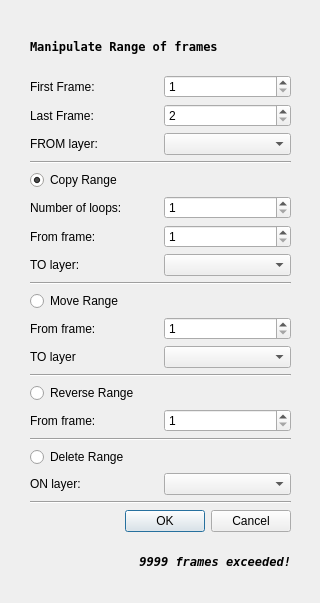
<?xml version="1.0" encoding="UTF-8"?>
<ui version="4.0">
 <class>CopyMultiplekeyframesDialog</class>
 <widget class="QDialog" name="CopyMultiplekeyframesDialog">
  <property name="geometry">
   <rect>
    <x>0</x>
    <y>0</y>
    <width>320</width>
    <height>603</height>
   </rect>
  </property>
  <property name="windowTitle">
   <string>Dialog</string>
  </property>
  <widget class="QWidget" name="">
   <property name="geometry">
    <rect>
     <x>30</x>
     <y>23</y>
     <width>261</width>
     <height>561</height>
    </rect>
   </property>
   <layout class="QVBoxLayout" name="verticalLayout_5">
    <item>
     <widget class="QLabel" name="labHeader">
      <property name="font">
       <font>
        <family>DejaVu Sans Mono</family>
        <weight>75</weight>
        <bold>true</bold>
       </font>
      </property>
      <property name="text">
       <string>Manipulate Range of frames</string>
      </property>
     </widget>
    </item>
    <item>
     <layout class="QGridLayout" name="gridLayout_3">
      <item row="1" column="1">
       <widget class="QSpinBox" name="sBoxLastFrame">
        <property name="minimum">
         <number>2</number>
        </property>
        <property name="maximum">
         <number>9999</number>
        </property>
       </widget>
      </item>
      <item row="1" column="0">
       <widget class="QLabel" name="labRangeEnd">
        <property name="text">
         <string>Last Frame:</string>
        </property>
       </widget>
      </item>
      <item row="0" column="0">
       <widget class="QLabel" name="labRangeStart">
        <property name="text">
         <string>First Frame:</string>
        </property>
       </widget>
      </item>
      <item row="0" column="1">
       <widget class="QSpinBox" name="sBoxFirstFrame">
        <property name="minimum">
         <number>1</number>
        </property>
        <property name="maximum">
         <number>9999</number>
        </property>
       </widget>
      </item>
      <item row="2" column="1">
       <widget class="QComboBox" name="cBoxFromLayer"/>
      </item>
      <item row="2" column="0">
       <widget class="QLabel" name="labFromLayer">
        <property name="text">
         <string>FROM layer:</string>
        </property>
       </widget>
      </item>
     </layout>
    </item>
    <item>
     <widget class="Line" name="line_1">
      <property name="orientation">
       <enum>Qt::Horizontal</enum>
      </property>
     </widget>
    </item>
    <item>
     <layout class="QVBoxLayout" name="verticalLayout_2">
      <item>
       <widget class="QRadioButton" name="rBtnCopy">
        <property name="palette">
         <palette>
          <active>
           <colorrole role="WindowText">
            <brush brushstyle="SolidPattern">
             <color alpha="255">
              <red>0</red>
              <green>0</green>
              <blue>0</blue>
             </color>
            </brush>
           </colorrole>
           <colorrole role="Text">
            <brush brushstyle="SolidPattern">
             <color alpha="255">
              <red>0</red>
              <green>0</green>
              <blue>0</blue>
             </color>
            </brush>
           </colorrole>
           <colorrole role="ButtonText">
            <brush brushstyle="SolidPattern">
             <color alpha="255">
              <red>0</red>
              <green>0</green>
              <blue>0</blue>
             </color>
            </brush>
           </colorrole>
           <colorrole role="Window">
            <brush brushstyle="SolidPattern">
             <color alpha="255">
              <red>239</red>
              <green>235</green>
              <blue>231</blue>
             </color>
            </brush>
           </colorrole>
          </active>
          <inactive>
           <colorrole role="WindowText">
            <brush brushstyle="SolidPattern">
             <color alpha="255">
              <red>0</red>
              <green>0</green>
              <blue>0</blue>
             </color>
            </brush>
           </colorrole>
           <colorrole role="Text">
            <brush brushstyle="SolidPattern">
             <color alpha="255">
              <red>0</red>
              <green>0</green>
              <blue>0</blue>
             </color>
            </brush>
           </colorrole>
           <colorrole role="ButtonText">
            <brush brushstyle="SolidPattern">
             <color alpha="255">
              <red>0</red>
              <green>0</green>
              <blue>0</blue>
             </color>
            </brush>
           </colorrole>
           <colorrole role="Window">
            <brush brushstyle="SolidPattern">
             <color alpha="255">
              <red>239</red>
              <green>235</green>
              <blue>231</blue>
             </color>
            </brush>
           </colorrole>
          </inactive>
          <disabled>
           <colorrole role="WindowText">
            <brush brushstyle="SolidPattern">
             <color alpha="255">
              <red>190</red>
              <green>190</green>
              <blue>190</blue>
             </color>
            </brush>
           </colorrole>
           <colorrole role="Text">
            <brush brushstyle="SolidPattern">
             <color alpha="255">
              <red>190</red>
              <green>190</green>
              <blue>190</blue>
             </color>
            </brush>
           </colorrole>
           <colorrole role="ButtonText">
            <brush brushstyle="SolidPattern">
             <color alpha="255">
              <red>190</red>
              <green>190</green>
              <blue>190</blue>
             </color>
            </brush>
           </colorrole>
           <colorrole role="Window">
            <brush brushstyle="SolidPattern">
             <color alpha="255">
              <red>239</red>
              <green>235</green>
              <blue>231</blue>
             </color>
            </brush>
           </colorrole>
          </disabled>
         </palette>
        </property>
        <property name="text">
         <string>Copy Range</string>
        </property>
        <property name="checked">
         <bool>true</bool>
        </property>
       </widget>
      </item>
      <item>
       <layout class="QGridLayout" name="gridLayout">
        <item row="0" column="1">
         <widget class="QSpinBox" name="sBoxNumLoops">
          <property name="minimum">
           <number>1</number>
          </property>
          <property name="maximum">
           <number>4999</number>
          </property>
         </widget>
        </item>
        <item row="1" column="1">
         <widget class="QSpinBox" name="sBoxStartFrame">
          <property name="minimum">
           <number>1</number>
          </property>
          <property name="maximum">
           <number>9999</number>
          </property>
         </widget>
        </item>
        <item row="1" column="0">
         <widget class="QLabel" name="labCopyFromFrame">
          <property name="text">
           <string>From frame:</string>
          </property>
         </widget>
        </item>
        <item row="0" column="0">
         <widget class="QLabel" name="labNumLoops">
          <property name="text">
           <string>Number of loops:</string>
          </property>
         </widget>
        </item>
        <item row="2" column="1">
         <widget class="QComboBox" name="cBoxCopyToLayer"/>
        </item>
        <item row="2" column="0">
         <widget class="QLabel" name="labCopyToLayer">
          <property name="text">
           <string>TO layer:</string>
          </property>
         </widget>
        </item>
       </layout>
      </item>
     </layout>
    </item>
    <item>
     <widget class="Line" name="line_2">
      <property name="orientation">
       <enum>Qt::Horizontal</enum>
      </property>
     </widget>
    </item>
    <item>
     <layout class="QVBoxLayout" name="verticalLayout_3">
      <item>
       <widget class="QRadioButton" name="rBtnMove">
        <property name="text">
         <string>Move Range</string>
        </property>
       </widget>
      </item>
      <item>
       <layout class="QGridLayout" name="gridLayout_2">
        <item row="0" column="0">
         <widget class="QLabel" name="labMoveFromFrame">
          <property name="text">
           <string>From frame:</string>
          </property>
         </widget>
        </item>
        <item row="0" column="1">
         <widget class="QSpinBox" name="sBoxMove">
          <property name="minimum">
           <number>1</number>
          </property>
          <property name="maximum">
           <number>9999</number>
          </property>
         </widget>
        </item>
        <item row="1" column="0">
         <widget class="QLabel" name="labMoveToLayer">
          <property name="text">
           <string>TO layer</string>
          </property>
         </widget>
        </item>
        <item row="1" column="1">
         <widget class="QComboBox" name="cBoxMoveToLayer"/>
        </item>
       </layout>
      </item>
     </layout>
    </item>
    <item>
     <widget class="Line" name="line">
      <property name="orientation">
       <enum>Qt::Horizontal</enum>
      </property>
     </widget>
    </item>
    <item>
     <layout class="QVBoxLayout" name="verticalLayout">
      <item>
       <widget class="QRadioButton" name="rBtnReverse">
        <property name="text">
         <string>Reverse Range</string>
        </property>
       </widget>
      </item>
      <item>
       <layout class="QGridLayout" name="gridLayout_4">
        <item row="0" column="0">
         <widget class="QLabel" name="labReverseFromFrame">
          <property name="text">
           <string>From frame:</string>
          </property>
         </widget>
        </item>
        <item row="0" column="1">
         <widget class="QSpinBox" name="sBoxStartReverse">
          <property name="minimum">
           <number>1</number>
          </property>
          <property name="maximum">
           <number>9999</number>
          </property>
         </widget>
        </item>
       </layout>
      </item>
     </layout>
    </item>
    <item>
     <widget class="Line" name="line_3">
      <property name="orientation">
       <enum>Qt::Horizontal</enum>
      </property>
     </widget>
    </item>
    <item>
     <layout class="QVBoxLayout" name="verticalLayout_4">
      <item>
       <widget class="QRadioButton" name="rBtnDelete">
        <property name="text">
         <string>Delete Range</string>
        </property>
       </widget>
      </item>
      <item>
       <layout class="QGridLayout" name="gridLayout_5">
        <item row="0" column="0">
         <widget class="QLabel" name="labDeleteOnLayer">
          <property name="text">
           <string>ON layer:</string>
          </property>
         </widget>
        </item>
        <item row="0" column="1">
         <widget class="QComboBox" name="cBoxDeleteFrames"/>
        </item>
       </layout>
      </item>
     </layout>
    </item>
    <item>
     <widget class="Line" name="line_4">
      <property name="orientation">
       <enum>Qt::Horizontal</enum>
      </property>
     </widget>
    </item>
    <item>
     <widget class="QDialogButtonBox" name="btnBoxOkCancel">
      <property name="orientation">
       <enum>Qt::Horizontal</enum>
      </property>
      <property name="standardButtons">
       <set>QDialogButtonBox::Cancel|QDialogButtonBox::Ok</set>
      </property>
     </widget>
    </item>
    <item>
     <widget class="QLabel" name="labWarning">
      <property name="font">
       <font>
        <family>DejaVu Sans Mono</family>
        <weight>75</weight>
        <italic>true</italic>
        <bold>true</bold>
       </font>
      </property>
      <property name="text">
       <string>9999 frames exceeded!</string>
      </property>
      <property name="alignment">
       <set>Qt::AlignRight|Qt::AlignTrailing|Qt::AlignVCenter</set>
      </property>
     </widget>
    </item>
   </layout>
  </widget>
 </widget>
 <tabstops>
  <tabstop>sBoxFirstFrame</tabstop>
  <tabstop>sBoxLastFrame</tabstop>
  <tabstop>cBoxFromLayer</tabstop>
  <tabstop>rBtnCopy</tabstop>
  <tabstop>sBoxNumLoops</tabstop>
  <tabstop>sBoxStartFrame</tabstop>
  <tabstop>cBoxCopyToLayer</tabstop>
  <tabstop>rBtnMove</tabstop>
  <tabstop>sBoxMove</tabstop>
  <tabstop>cBoxMoveToLayer</tabstop>
  <tabstop>rBtnReverse</tabstop>
  <tabstop>sBoxStartReverse</tabstop>
  <tabstop>rBtnDelete</tabstop>
 </tabstops>
 <resources/>
 <connections>
  <connection>
   <sender>btnBoxOkCancel</sender>
   <signal>accepted()</signal>
   <receiver>CopyMultiplekeyframesDialog</receiver>
   <slot>accept()</slot>
   <hints>
    <hint type="sourcelabel">
     <x>249</x>
     <y>491</y>
    </hint>
    <hint type="destinationlabel">
     <x>157</x>
     <y>274</y>
    </hint>
   </hints>
  </connection>
  <connection>
   <sender>btnBoxOkCancel</sender>
   <signal>rejected()</signal>
   <receiver>CopyMultiplekeyframesDialog</receiver>
   <slot>reject()</slot>
   <hints>
    <hint type="sourcelabel">
     <x>279</x>
     <y>491</y>
    </hint>
    <hint type="destinationlabel">
     <x>286</x>
     <y>274</y>
    </hint>
   </hints>
  </connection>
 </connections>
</ui>
